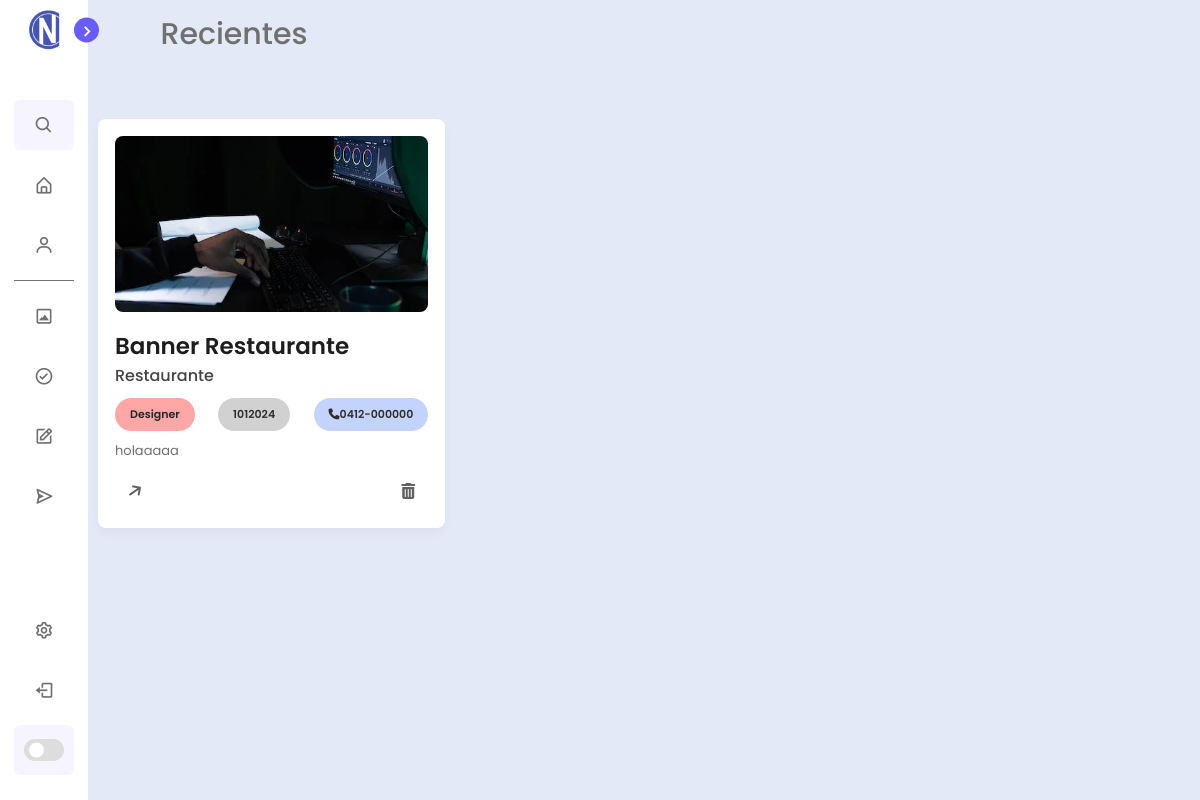
Screenshot of /Clients/Restaurante (signed in) with the database file from the repository.
### tables this page shows
CREATE TABLE projects ( 
projectId INTEGER PRIMARY KEY AUTOINCREMENT, 
projectName TEXT,
projectDate INTEGER, 
projectCharge INTEGER, 
projectClient INTEGER, projectDescript TEXT, projectWorker TEXT, projectPhase INTEGER,
FOREIGN KEY(projectDate) REFERENCES dateProject(projectDateId), 
FOREIGN KEY(projectCharge) REFERENCES chargeProject(projectChargeId), 
FOREIGN KEY(projectClient) REFERENCES clientProject(projectClientId) 
);

CREATE TABLE clientProject (

projectClientId INTEGER PRIMARY KEY AUTOINCREMENT,

projectClientName TEXT,

projectClientNumber INTEGER
);

CREATE TABLE dateProject (

projectDateId INTEGER PRIMARY KEY AUTOINCREMENT,

projectDateStart INTEGER,

projectDateFinished INTEGER
);

### new.py (the view)
@app.route("/Clients/<string:client>")
def client(client):
    list=try_client(client)
    return list

### library/DB.py (called while the page is built)
def get_works_client(client):
    conn = sqlite3.connect('library/database.db')
    cursor = conn.cursor()
    cursor.execute("""
                SELECT p.projectName, dateProject.projectDateStart,
                chargeProject.projectChargeTotalPayment,
                clientProject.projectClientName, clientProject.projectClientNumber,
                p.projectDescript,p.projectWorker, p.projectId
                FROM projects p
                JOIN dateProject on projectDateId = projectDate
                JOIN chargeProject on projectChargeId = projectCharge
                JOIN clientProject on projectClientId = projectClient
                WHERE projectClientName == ?
                """,(client,))
    filas = cursor.fetchall()
    conn.close()
    return filas

### library/URLs.py (called while the page is built)
def try_client(client):
    data=get_works_client(client)
    return render_template("Client.html",user=g.user,filas=data)

### new.py (called while the page is built)
@app.before_request
def before_request():
    if "username" in session:
        g.user = session["username"]
    else:
        g.user = None

### templates/Client.html (shortened to what this page needs)
<!DOCTYPE html>
<html lang="en">
<head>
    <link rel="stylesheet" href="../static/css/main.css">
    <link rel="stylesheet" href="../static/css/scrollbar.css">
    <link rel="stylesheet" href="https://cdnjs.cloudflare.com/ajax/libs/font-awesome/6.4.2/css/all.min.css">
    <link href='https://unpkg.com/boxicons@2.1.1/css/boxicons.min.css' rel='stylesheet'>
</head>
<body>
    <nav class="sidebar close">
        <header>
            <div class="image-text">
                <span class="image">
                    <img src="../static/img/icon.ico" alt="iconcopy">
                </span>
            </div>
            <i class='bx bx-chevron-right toggle'></i>
        </header>
        <div class="menu-bar">
            <div class="menu">
                <li class="search-box">
                    <i class='bx bx-search icon'></i>
                </li>
                <ul class="menu-links">
                    <li class="nav-link">
                        <a href="{{ url_for('home') }}">
                            <i class='bx bx-home-alt icon'></i>
                        </a>
                    </li>
                    <li class="nav-link" id="client">
                        <a href="{{ url_for('clients') }}">
                            <i class='bx bx-user icon'></i>
                        </a>
                    </li>
                </ul>
                <hr class="separator">
                <ul class="menu-links">
                    <li class="nav-link" id="diseño">
                        <a href="#">
                            <i class='bx bx-image-alt icon'></i>
                        </a>
                    </li>
                    <li class="nav-link" id="aprobacion">
                        <a href="#">
                            <i class='bx bx-check-circle icon'></i>
                        </a>
                    </li>
                    <li class="nav-link" id="elaboracion">
                        <a href="#">
                            <i class='bx bx-edit icon'></i>
                        </a>
                    </li>
                    <li class="nav-link" id="entrega">
                        <a href="#">
                            <i class='bx bx-send icon'></i>
                        </a>
                    </li>
                </ul>
            </div>
            <div class="bottom-content">
                <li class="">
                    <a href="{{ url_for('settings') }}">
                        <i class='bx bx-cog icon'></i>
                    </a>
                <li class="">
                    <a href="{{ url_for('logout') }}">
                        <i class='bx bx-log-out icon'></i>
                    </a>
                </li>
                <li class="mode">
                    <div class="toggle-switch">
                        <span class="switch"></span>
                    </div>
                </li>
            </div>
        </div>
    </nav>
    <section class="home">
        <div class="home-header">
            <div class="text">Recientes</div>
        </div>
        <div class="card-list" id="cardList">
            {% for item in filas %}
            <div class="card-item" data-job-type="designer" style="cursor: pointer;">
                <a href="{{ url_for('work', user=item[7] )}}" style="text-decoration: none;color: black">
                    <img src="../static/img/editor.jpg" alt="Card Image">
                    <p class="card-title">{{ item[0] }}</p>
                    <p class="card-name-container">
                        <span class="card-name">{{ item[3] }}</span>
                    </p>
                    <p class="card-info">
                        <span class="job-title">Designer</span>
                        <span class="date">{{ item[1] }}</span>
                        <span class="phone"><i class="fas fa-phone"></i>{{ item[4] }}</span>
                    </p>
                    <p class="card-description">{{ item[5] }}</p>
                    <div class="actions">
                        <div class="arrow">
                            <i class="fas fa-arrow-right card-icon"></i>
                        </div>
                        <div class="delete" style="cursor: pointer;" onclick="event.stopPropagation();">
                            <i class="fas fa-trash-alt" title="Borrar"></i>
                        </div>
                    </div>
                </a>
            </div>
            {% endfor %}
        </div>
    </section>
</body>
</html>

### rows the page displays
projects: projectName "Banner Restaurante", projectClientName "Restaurante", projectDateStart "1012024", projectClientNumber "0412-000000", projectDescript "holaaaaa"
